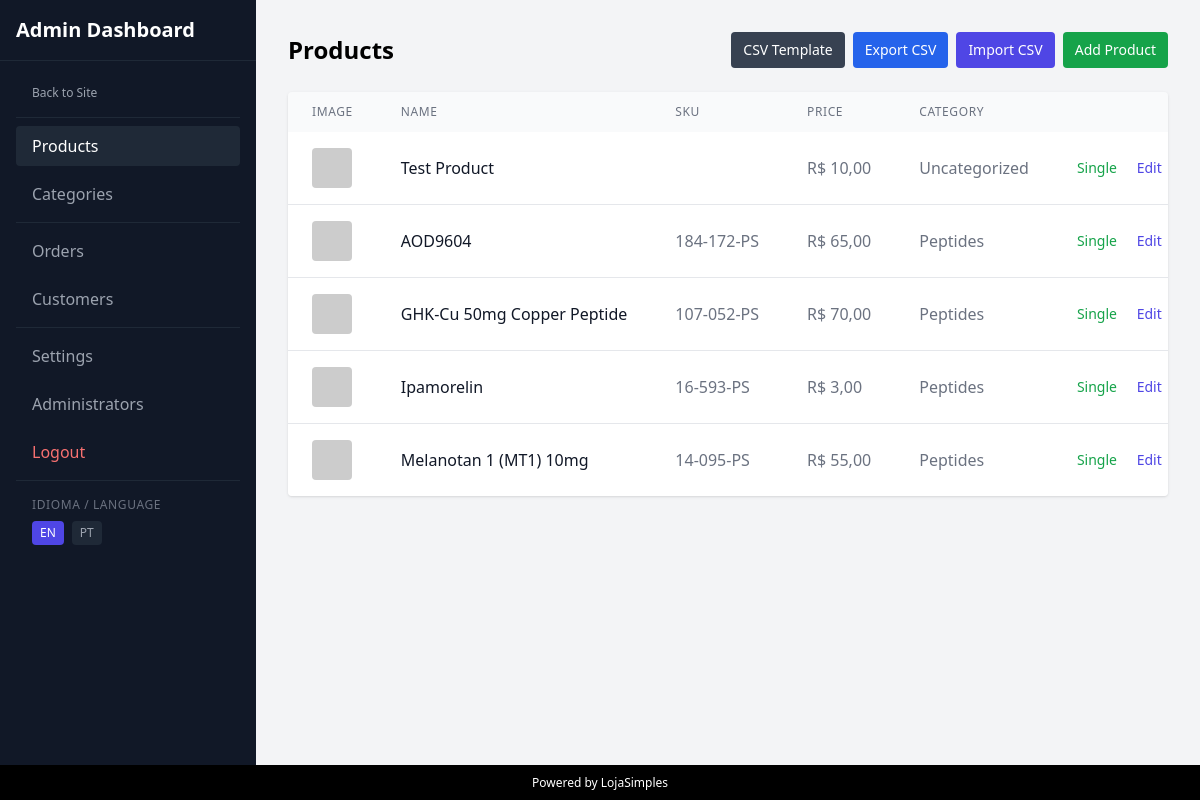
The page /admin (signed in) on the database its author committed.
### tables this page shows
CREATE TABLE products (
    id INTEGER PRIMARY KEY AUTOINCREMENT,
    name TEXT NOT NULL,
    sku TEXT,
    price REAL,
    image_url TEXT,
    category TEXT,
    short_desc TEXT,
    long_desc TEXT,
    pdf_url TEXT,
    created_at DATETIME DEFAULT CURRENT_TIMESTAMP
, category_id INTEGER, pdf_label TEXT, slug TEXT, type TEXT DEFAULT 'physical', digital_delivery INTEGER DEFAULT 0, download_limit INTEGER DEFAULT 0, download_expiry_days INTEGER DEFAULT 0, file_url TEXT);

CREATE TABLE categories (
    id INTEGER PRIMARY KEY AUTOINCREMENT,
    name TEXT NOT NULL,
    slug TEXT UNIQUE NOT NULL,
    created_at DATETIME DEFAULT CURRENT_TIMESTAMP
);

### src/i18n.php (called while the page is built, shortened)
<?php
$lang = $_SESSION['lang'] ?? 'en';
$translations = [];
$langFile = __DIR__ . "/../lang/{$lang}.php";
if (file_exists($langFile)) {
    $translations = require $langFile;
} else {
    $fallbackLangFile = __DIR__ . "/../lang/en.php";
    if (file_exists($fallbackLangFile)) {
        $translations = require $fallbackLangFile;
    }
}
function __($key) {
    global $translations;
    $key = (string) $key;
    return isset($translations[$key]) ? (string) $translations[$key] : $key;
}

### src/products.php (called while the page is built, shortened)
<?php
require_once __DIR__ . '/db.php';
function normalizeProductSlug($value) {
    $slug = strtolower(trim((string)$value));
    $slug = preg_replace('/[^a-z0-9-]+/', '-', $slug);
    $slug = preg_replace('/-+/', '-', (string)$slug);
    $slug = trim((string)$slug, '-');
    return $slug;
}
function ensureProductsSchema() {
    global $pdo;
    $stmt = $pdo->query("PRAGMA table_info(products)");
    $columns = $stmt->fetchAll(PDO::FETCH_COLUMN, 1);
    $rows = $pdo->query("SELECT id, name, sku, slug FROM products ORDER BY id ASC")->fetchAll(PDO::FETCH_ASSOC);
    foreach ($rows as $row) {
        $currentSlug = trim((string)($row['slug'] ?? ''));
        $seed = $currentSlug !== '' ? $currentSlug : ((string)($row['name'] ?? '') !== '' ? $row['name'] : ($row['sku'] ?? 'product'));
        $baseSlug = normalizeProductSlug($seed);
        $slug = $baseSlug;
    }
}
function getProductPrimaryImageUrl(array $product) {
    $primary = trim((string)($product['primary_image_url'] ?? ''));
    if ($primary !== '') {
        return $primary;
    }
    return trim((string)($product['image_url'] ?? ''));
}
function getAllProducts($categorySlug = null, $limit = null, $offset = 0, $searchTerm = null) {
    ensureProductsSchema();
    global $pdo;
    $sql = "
        SELECT p.*, c.name as category_name,
               COALESCE(
                    (
                        SELECT pi.image_url
                        FROM product_images pi
                        WHERE pi.product_id = p.id
                        ORDER BY pi.is_primary DESC, pi.sort_order ASC, pi.id ASC
                        LIMIT 1
                    ),
                    p.image_url
               ) as primary_image_url
        FROM products p
        LEFT JOIN categories c ON p.category_id = c.id
    ";
    $params = [];
    $searchTerm = trim((string)$searchTerm);
    $sql .= " ORDER BY p.created_at DESC";
    $stmt = $pdo->prepare($sql);
    $stmt->execute($params);
    return $stmt->fetchAll(PDO::FETCH_ASSOC);
}

### src/functions.php (called while the page is built, shortened)
<?php
require_once __DIR__ . '/db.php';
function formatMoney($amount) {
    static $currencyCode = null;
    static $currencySymbol = null;
    if ($currencyCode === null) {
        $currencyCode = getSetting('store_currency', 'BRL');
        $currencySymbol = getSetting('store_currency_symbol', 'R$');
    }
    if ($currencyCode === 'BRL') {
        return $currencySymbol . ' ' . number_format((float)$amount, 2, ',', '.');
    } else {
        return $currencySymbol . ' ' . number_format((float)$amount, 2, '.', ',');
    }
}
function getSetting($key, $default = '') {
    global $pdo;
    $stmt = $pdo->prepare("SELECT value FROM settings WHERE key = ?");
    $stmt->execute([$key]);
    $result = $stmt->fetch(PDO::FETCH_ASSOC);
    return ($result && $result['value'] !== null) ? $result['value'] : $default;
}

### templates/admin/dashboard.php (the view, shortened to what this page needs)
<!DOCTYPE html>
<html lang="<?php echo htmlspecialchars($_SESSION['lang'] ?? 'en'); ?>">
<head>
    <script src="https://cdn.tailwindcss.com"></script>
    <link href="https://cdn.quilljs.com/1.3.6/quill.snow.css" rel="stylesheet">
    <link href="https://unpkg.com/filepond/dist/filepond.min.css" rel="stylesheet">
    <link href="https://unpkg.com/filepond-plugin-image-preview/dist/filepond-plugin-image-preview.min.css" rel="stylesheet">
</head>
<body class="bg-gray-100 font-sans flex flex-col h-screen" x-data="{
    sidebarOpen: false,
    tab: localStorage.getItem('admin_tab') || 'products',
    categoryModalOpen: false,
    pageModalOpen: false,
    editCategory: {},
    editPage: {},
    testEmail: 'e@crisweiser.com',
    smtpTesting: false,
    smtpTestMessage: '',
    smtpTestSuccess: null,
    initQuill() {
        if (!this.quill) {
            this.quill = new Quill('#editor', {
                theme: 'snow'
            });
            this.quill.on('text-change', () => {
                this.editPage.content = this.quill.root.innerHTML;
                document.getElementById('pageContent').value = this.quill.root.innerHTML;
            });
        }
    },
    init() {
        this.$watch('tab', value => localStorage.setItem('admin_tab', value));
    },
    testSMTP() {
        this.smtpTesting = true;
        this.smtpTestMessage = '';
        this.smtpTestSuccess = null;
        fetch('/admin/test-smtp?to=' + encodeURIComponent(this.testEmail))
            .then(r => r.json())
            .then(data => {
                this.smtpTestSuccess = !!data.success;
                this.smtpTestMessage = data.success ? '<?php echo __('Test email sent successfully.'); ?>' : ('<?php echo __('Send failed'); ?>: ' + (data.message || '<?php echo __('check credentials.'); ?>'));
            })
            .catch(err => {
                this.smtpTestSuccess = false;
                this.smtpTestMessage = '<?php echo __('Unexpected error'); ?>: ' + err;
            })
            .finally(() => {
                this.smtpTesting = false;
            });
    }
}">
    <div class="flex flex-1 overflow-hidden relative">
        <div :class="sidebarOpen ? 'translate-x-0' : '-translate-x-full'" class="fixed md:static inset-y-0 left-0 z-30 w-64 bg-gray-900 text-white flex flex-col transition-transform duration-300 md:translate-x-0 h-full overflow-y-auto">
            <div class="p-4 text-xl font-bold border-b border-gray-800 flex justify-between items-center">
                <span><?php echo __('Admin Dashboard'); ?></span>
            </div>
            <nav class="flex-1 p-4 space-y-2">
                <a href="/" class="block w-full text-left px-4 py-2 text-xs text-gray-400 hover:text-white"><?php echo __('Back to Site'); ?></a>
                <div class="border-t border-gray-800 my-1"></div>
                <button @click="tab = 'products'; sidebarOpen = false;" :class="tab === 'products' ? 'bg-gray-800 text-white' : 'text-gray-400 hover:text-white'" class="w-full text-left px-4 py-2 rounded">
                    <?php echo __('Products'); ?>
                </button>
                <button @click="tab = 'categories'; sidebarOpen = false;" :class="tab === 'categories' ? 'bg-gray-800 text-white' : 'text-gray-400 hover:text-white'" class="w-full text-left px-4 py-2 rounded">
                    <?php echo __('Categories'); ?>
                </button>
                <div class="border-t border-gray-800 my-1"></div>
                <button @click="tab = 'orders'; sidebarOpen = false;" :class="tab === 'orders' ? 'bg-gray-700 text-white font-semibold border border-gray-600' : 'text-gray-400 hover:text-white'" class="w-full text-left px-4 py-2 rounded">
                    <?php echo __('Orders'); ?>
                </button>
                <button @click="tab = 'customers'; sidebarOpen = false;" :class="tab === 'customers' ? 'bg-gray-700 text-white font-semibold border border-gray-600' : 'text-gray-400 hover:text-white'" class="w-full text-left px-4 py-2 rounded">
                    <?php echo __('Customers'); ?>
                </button>
                <div class="border-t border-gray-800 my-1"></div>
                <button @click="tab = 'settings'; sidebarOpen = false;" :class="tab === 'settings' ? 'bg-gray-800 text-white' : 'text-gray-400 hover:text-white'" class="w-full text-left px-4 py-2 rounded">
                    <?php echo __('Settings'); ?>
                </button>
                <button @click="tab = 'admins'; sidebarOpen = false;" :class="tab === 'admins' ? 'bg-gray-800 text-white' : 'text-gray-400 hover:text-white'" class="w-full text-left px-4 py-2 rounded">
                    <?php echo __('Admins'); ?>
                </button>
                <a href="/logout" class="block w-full text-left px-4 py-2 text-red-400 hover:text-red-300"><?php echo __('Logout'); ?></a>
                <div class="border-t border-gray-800 my-2"></div>
                <div class="px-4 py-2">
                    <span class="text-xs text-gray-500 uppercase tracking-wider block mb-2">Idioma / Language</span>
                    <div class="flex gap-2">
                        <a href="?lang=en" class="text-xs px-2 py-1 rounded <?php echo ($_SESSION['lang'] ?? 'en') === 'en' ? 'bg-indigo-600 text-white' : 'bg-gray-800 text-gray-400 hover:text-white'; ?>">EN</a>
                        <a href="?lang=pt" class="text-xs px-2 py-1 rounded <?php echo ($_SESSION['lang'] ?? 'en') === 'pt' ? 'bg-indigo-600 text-white' : 'bg-gray-800 text-gray-400 hover:text-white'; ?>">PT</a>
                    </div>
                </div>
            </nav>
        </div>
        <div class="flex-1 flex flex-col overflow-hidden">
            <div class="flex-1 overflow-auto p-4 md:p-8">
            <div x-show="tab === 'products'">
                <div class="flex flex-col sm:flex-row sm:justify-between sm:items-center gap-4 mb-6">
                    <h1 class="text-2xl font-bold"><?php echo __('Products'); ?></h1>
                    <div class="flex flex-wrap items-center gap-2">
                        <a href="/admin/products/csv-template" class="bg-gray-700 text-white px-3 py-2 text-sm rounded hover:bg-gray-800">CSV Template</a>
                        <a href="/admin/products/export-csv" class="bg-blue-600 text-white px-3 py-2 text-sm rounded hover:bg-blue-700">Export CSV</a>
                        <button type="button" onclick="document.getElementById('csvFileInput').value = ''; document.getElementById('csvFileInput').click()" class="bg-indigo-600 text-white px-3 py-2 text-sm rounded hover:bg-indigo-700">Import CSV</button>
                        <a href="/admin/product-form" class="bg-green-600 text-white px-3 py-2 text-sm rounded hover:bg-green-700">Add Product</a>
                    </div>
                </div>
                <div class="bg-white rounded shadow overflow-x-auto">
                    <table class="min-w-full">
                        <thead class="bg-gray-50">
                            <tr>
                                <th class="px-6 py-3 text-left text-xs font-medium text-gray-500 uppercase tracking-wider"><?php echo __('Image'); ?></th>
                                <th class="px-6 py-3 text-left text-xs font-medium text-gray-500 uppercase tracking-wider"><?php echo __('Name'); ?></th>
                                <th class="px-6 py-3 text-left text-xs font-medium text-gray-500 uppercase tracking-wider">SKU</th>
                                <th class="px-6 py-3 text-left text-xs font-medium text-gray-500 uppercase tracking-wider">Price</th>
                                <th class="px-6 py-3 text-left text-xs font-medium text-gray-500 uppercase tracking-wider">Category</th>
                                <th class="px-6 py-3 text-right text-xs font-medium text-gray-500 uppercase tracking-wider"><?php echo __('Actions'); ?></th>
                            </tr>
                        </thead>
                        <tbody class="divide-y divide-gray-200">
                            <?php foreach ($products as $p): ?>
                            <?php $adminImageUrl = getProductPrimaryImageUrl($p); ?>
                            <?php if ($adminImageUrl === '') $adminImageUrl = 'https://placehold.co/100x100?text=No+Image'; ?>
                            <tr>
                                <td class="px-6 py-4 whitespace-nowrap">
                                    <img src="<?php echo htmlspecialchars($adminImageUrl ?? ''); ?>" class="h-10 w-10 object-contain rounded">
                                </td>
                                <td class="px-6 py-4 whitespace-nowrap font-medium text-gray-900"><?php echo htmlspecialchars($p['name'] ?? ''); ?></td>
                                <td class="px-6 py-4 whitespace-nowrap text-gray-500"><?php echo htmlspecialchars($p['sku'] ?? ''); ?></td>
                                <td class="px-6 py-4 whitespace-nowrap text-gray-500"><?php echo formatMoney($p['price']); ?></td>
                                <td class="px-6 py-4 whitespace-nowrap text-gray-500"><?php echo htmlspecialchars($p['category_name'] ?? __('Uncategorized')); ?></td>
                                <td class="px-6 py-4 whitespace-nowrap text-right text-sm font-medium">
                                    <a href="/produto/<?php echo $p['slug']; ?>/single" target="_blank" class="text-green-600 hover:text-green-900 mr-4" title="Página Única de Checkout">Single</a>
                                    <a href="/admin/product-form?id=<?php echo $p['id']; ?>" class="text-indigo-600 hover:text-indigo-900 mr-4"><?php echo __('Edit'); ?></a>
                                </td>
                            </tr>
                            <?php endforeach; ?>
                        </tbody>
                    </table>
                </div>
            </div>
        </div>
    </div>
    </div>
    <div class="w-full bg-black h-[35px] flex items-center justify-center shrink-0">
        <span class="text-white text-xs">Powered by LojaSimples</span>
    </div>
</body>
</html>

### rows shown on the page
products: name "Test Product", price "R$ 10,00", category_name "Uncategorized"
products: name "AOD9604", sku "184-172-PS", price "R$ 65,00", category.name "Peptides"
products: name "GHK-Cu 50mg Copper Peptide", sku "107-052-PS", price "R$ 70,00", category.name "Peptides"
products: name "Ipamorelin", sku "16-593-PS", price "R$ 3,00", category.name "Peptides"
products: name "Melanotan 1 (MT1) 10mg", sku "14-095-PS", price "R$ 55,00", category.name "Peptides"

### other values the page prints
__('Admin Dashboard') "Admin Dashboard"
__('Back to Site') "Back to Site"
__('Products') "Products"
__('Categories') "Categories"
__('Orders') "Orders"
__('Customers') "Customers"
__('Settings') "Settings"
__('Admins') "Administrators"
__('Logout') "Logout"
__('Image') "IMAGE"
__('Name') "NAME"
